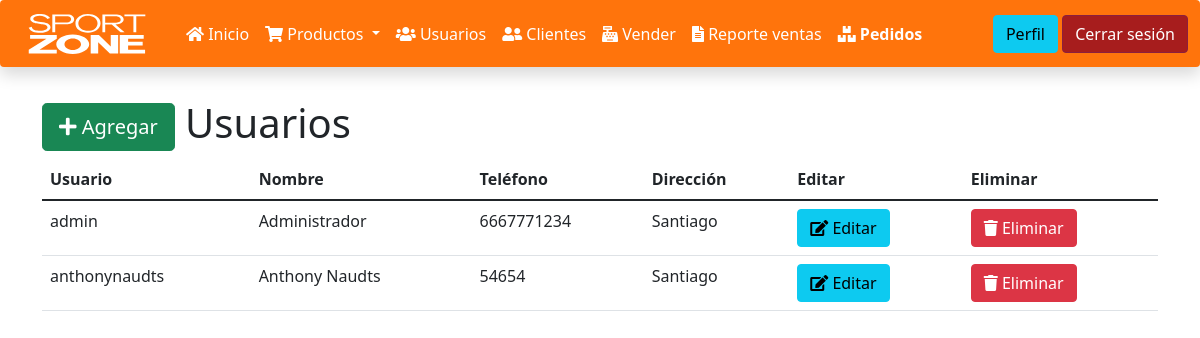
Page /usuarios.php (signed in) on the earlier database version.
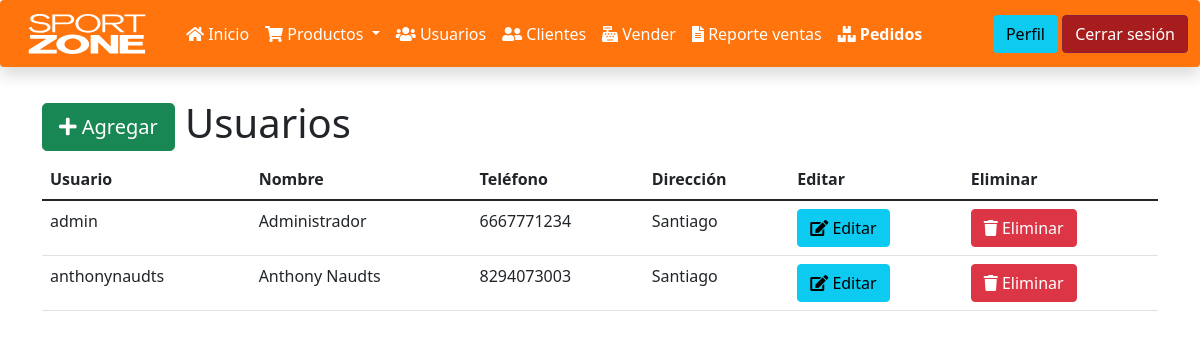
Same page on the later database version.
### tables this page shows
CREATE TABLE `usuarios` (
  `id` bigint(20) UNSIGNED NOT NULL,
  `usuario` varchar(50) NOT NULL,
  `nombre` varchar(60) NOT NULL,
  `telefono` varchar(25) NOT NULL,
  `direccion` varchar(255) NOT NULL,
  `password` varchar(255) NOT NULL
);

### funciones.php (called while the page is built, shortened)
<?php
function obtenerUsuarios(){
    $sentencia = "SELECT id, usuario, nombre, telefono, direccion FROM usuarios";
    return select($sentencia);
}
function select($sentencia, $parametros = []){
    $bd = conectarBaseDatos();
    $respuesta = $bd->prepare($sentencia);
    $respuesta->execute($parametros);
    return $respuesta->fetchAll();
}
function conectarBaseDatos() {
	$host = "localhost";
	$db   = "ventas_php";
	$user = "root";
	$pass = "";
	$charset = 'utf8mb4';
	$options = [
	    \PDO::ATTR_ERRMODE            => \PDO::ERRMODE_EXCEPTION,
	    \PDO::ATTR_DEFAULT_FETCH_MODE => \PDO::FETCH_OBJ,
	    \PDO::ATTR_EMULATE_PREPARES   => false,
	];
	$dsn = "mysql:host=$host;dbname=$db;charset=$charset";
	try {
	     $pdo = new \PDO($dsn, $user, $pass, $options);
	     return $pdo;
	} catch (\PDOException $e) {
	     throw new \PDOException($e->getMessage(), (int)$e->getCode());
	}
}

### usuarios.php (the view, shortened to what this page needs)
<?php
include_once "encabezado.php";
include_once "navbar.php";
include_once "funciones.php";
$usuarios = obtenerUsuarios();
?>
<div class="container">
    <h1>
        <a class="btn btn-success btn-lg" href="agregar_usuario.php">
            <i class="fa fa-plus"></i>
            Agregar
        </a>
        Usuarios
    </h1>
    <table class="table">
        <thead>
            <tr>
                <th>Usuario</th>
                <th>Nombre</th>
                <th>Teléfono</th>
                <th>Dirección</th>
                <th>Editar</th>
                <th>Eliminar</th>
            </tr>
        </thead>
        <tbody>
            <?php
            foreach($usuarios as $usuario){
            ?>
                <tr>
                    <td><?php echo $usuario->usuario; ?></td>
                    <td><?php echo $usuario->nombre; ?></td>
                    <td><?php echo $usuario->telefono; ?></td>
                    <td><?php echo $usuario->direccion; ?></td>
                    <td>
                        <a class="btn btn-info" href="editar_usuario.php?id=<?php echo $usuario->id; ?>">
                            <i class="fa fa-edit"></i>
                            Editar
                        </a>
                    </td>
                    <td>
                        <a class="btn btn-danger" href="eliminar_usuario.php?id=<?php echo $usuario->id; ?>">
                            <i class="fa fa-trash"></i>
                            Eliminar
                        </a>
                    </td>
                </tr>
            <?php } ?>
        </tbody>
    </table>
</div>

Differences in the rows shown:
changed usuarios "anthonynaudts": telefono "54654" → "8294073003"
